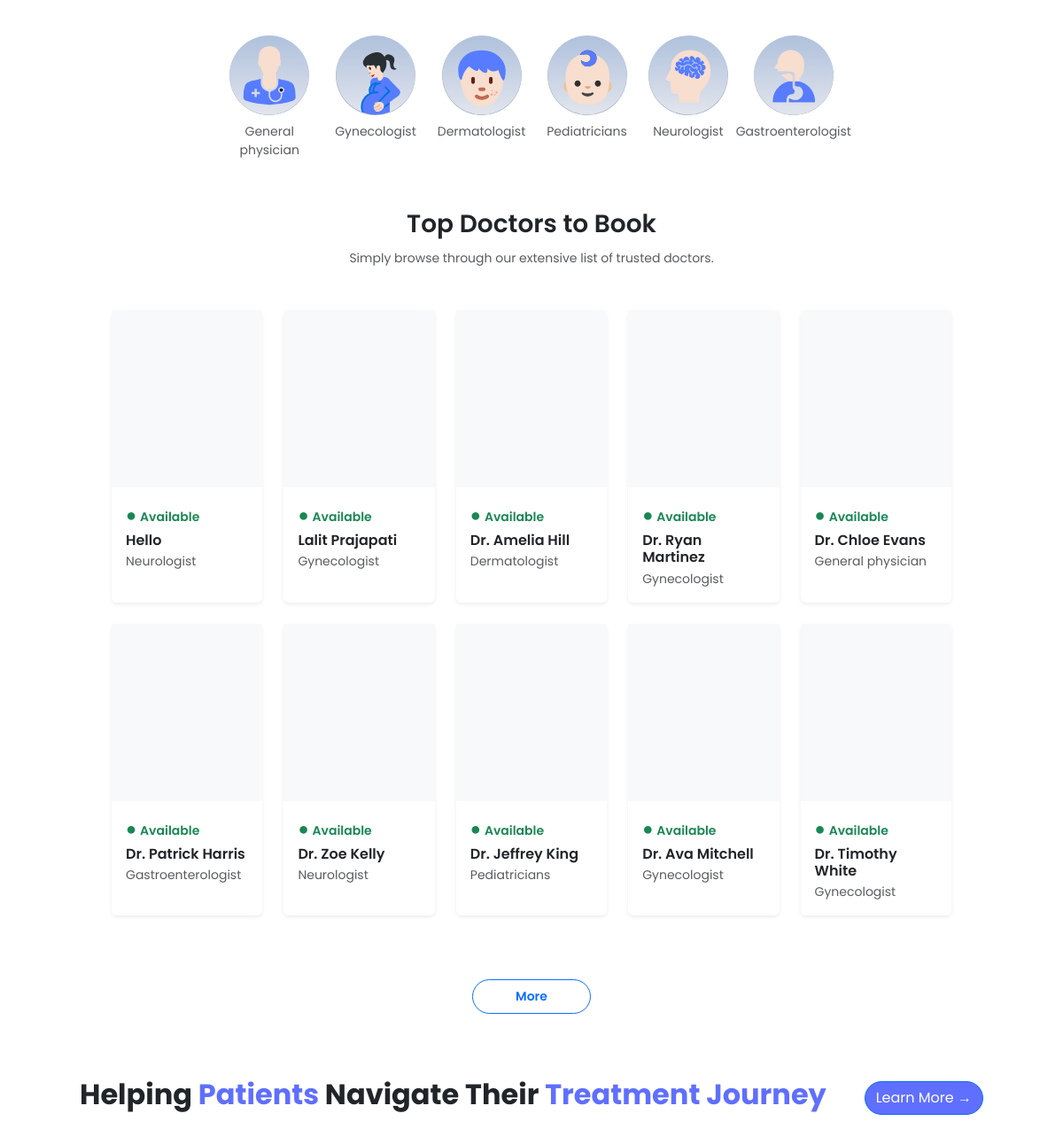
/ (middle part), run on an earlier commit of the app's database.
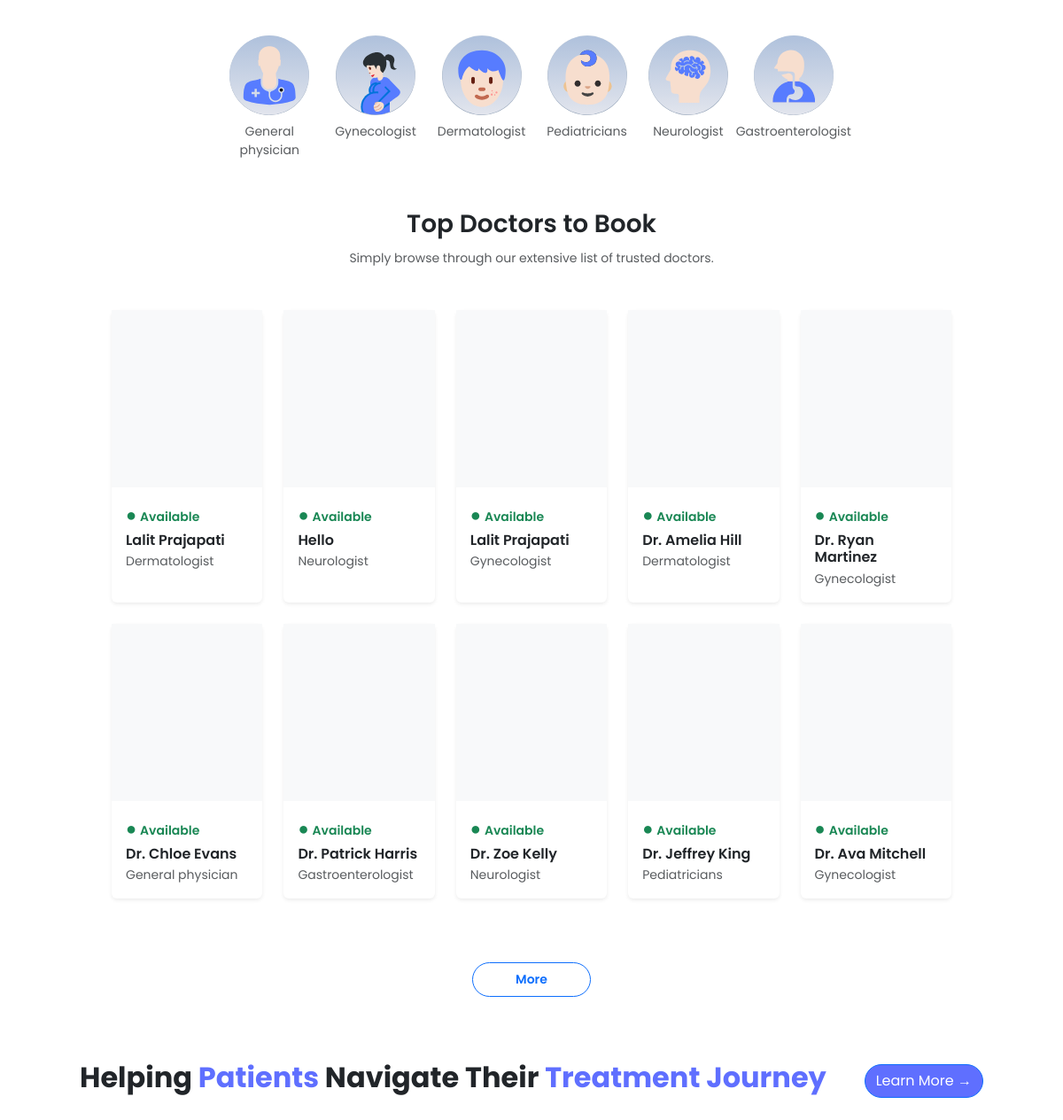
And on a later commit of the database.
### appointment/models.py (models this page shows, shortened)
class Doctor(models.Model):
    image = CloudinaryField('image', folder='doctor_image')
    name = models.CharField(max_length=100)
    email = models.EmailField()
    username = models.CharField(max_length=255, unique=True)
    password = models.CharField(max_length=100)
    experience = models.IntegerField()
    fees = models.FloatField()
    category = models.ForeignKey(Category, on_delete=models.CASCADE)
    degree = models.CharField(max_length=50)
    about = models.TextField()
    address = models.TextField()

class Category(models.Model):
    name = models.CharField(max_length=100)
    def __str__(self):
        return self.name

### appointment/views.py (the view)
# urls.py: path('', views.index, name='home'),
def index(request):
    doctors = Doctor.objects.all().order_by('-id')[:10]
    return render(request, 'index.html', {'doctors': doctors, })

### templates/index.html (shortened to what this page needs)
{% extends "layout.html" %}
{% load static %}
{% block contant %}
    <main class="container py-5 px-5">
        <section class="text-center mt-5">
            <div class="d-flex flex-wrap justify-content-center gap-4">
                <div class="d-flex flex-column align-items-center text-muted small card-hover-up"
                    style="max-width: 100px;"
                    data-aos="zoom-in" data-aos-delay="100">
                    <a href="{% url "doctor" 'General physician' %}">
                        <img src="{% static 'assets/assets_frontend/General_physician.svg' %}"
                            class="rounded-circle"
                            style="background: linear-gradient(to bottom, #cbd5e1, #94a3b8);"
                            width="90" height="90">
                    </a>
                    <span class="mt-2">General physician</span>
                </div>
                <div class="d-flex flex-column align-items-center text-muted small card-hover-up"
                    style="max-width: 100px;"
                    data-aos="zoom-in" data-aos-delay="200">
                    <a href="{% url "doctor" 'Gynecologist' %}">
                        <img src="{% static 'assets/assets_frontend/Gynecologist.svg' %}"
                            class="rounded-circle"
                            style="background: linear-gradient(to bottom, #cbd5e1, #94a3b8);"
                            width="90" height="90">
                    </a>
                    <span class="mt-2">Gynecologist</span>
                </div>
                <div class="d-flex flex-column align-items-center text-muted small card-hover-up"
                    style="max-width: 100px;"
                    data-aos="zoom-in" data-aos-delay="300">
                    <a href="{% url "doctor" 'Dermatologist' %}">
                        <img src="{% static 'assets/assets_frontend/Dermatologist.svg' %}"
                            class="rounded-circle"
                            style="background: linear-gradient(to bottom, #cbd5e1, #94a3b8);"
                            width="90" height="90">
                    </a>
                    <span class="mt-2">Dermatologist</span>
                </div>
                <div class="d-flex flex-column align-items-center text-muted small card-hover-up"
                    style="max-width: 100px;"
                    data-aos="zoom-in" data-aos-delay="400">
                    <a href="{% url "doctor" 'Pediatricians' %}">
                        <img src="{% static 'assets/assets_frontend/Pediatricians.svg' %}"
                            class="rounded-circle"
                            style="background: linear-gradient(to bottom, #cbd5e1, #94a3b8);"
                            width="90" height="90">
                    </a>
                    <span class="mt-2">Pediatricians</span>
                </div>
                <div class="d-flex flex-column align-items-center text-muted small card-hover-up"
                    style="max-width: 100px;"
                    data-aos="zoom-in" data-aos-delay="500">
                    <a href="{% url "doctor" 'Neurologist' %}">
                        <img src="{% static 'assets/assets_frontend/Neurologist.svg' %}"
                            class="rounded-circle"
                            style="background: linear-gradient(to bottom, #cbd5e1, #94a3b8);"
                            width="90" height="90">
                    </a>
                    <span class="mt-2">Neurologist</span>
                </div>
                <div class="d-flex flex-column align-items-center text-muted small card-hover-up"
                    style="max-width: 100px;"
                    data-aos="zoom-in" data-aos-delay="600">
                    <a href="{% url "doctor" 'Gastroenterologist' %}">
                        <img src="{% static 'assets/assets_frontend/Gastroenterologist.svg' %}"
                            class="rounded-circle"
                            style="background: linear-gradient(to bottom, #cbd5e1, #94a3b8);"
                            width="90" height="90">
                    </a>
                    <span class="mt-2">Gastroenterologist</span>
                </div>
            </div>
        </section>
        <section class="mt-5 px-5">
            <h3 class="text-center fw-semibold fs-3 py-2 mb-1" data-aos="fade-up">
                Top Doctors to Book
            </h3>
            <p class="text-center text-muted small mx-auto mb-5"
            data-aos="fade-up" data-aos-delay="200">
                Simply browse through our extensive list of trusted doctors.
            </p>
            <div class="row row-cols-2 row-cols-sm-5 g-4">
                {% for doctor in doctors %}
                <div class="col" data-aos="fade-up" data-aos-delay="{{ forloop.counter0|add:1 }}00">
                    <div class="card border-0 rounded shadow-sm h-100"
                        style="transition: all 0.3s ease;"
                        onmouseover="this.style.transform='translateY(-10px)'; this.style.boxShadow='0 15px 30px rgba(0,0,0,0.15)'"
                        onmouseout="this.style.transform='translateY(0px)'; this.style.boxShadow=''">
                        <div class="bg-light d-flex justify-content-center align-items-center overflow-hidden"
                            style="height: 200px;">
                        </div>
                        <div class="card-body pb-3 d-flex flex-column">
                            <p class="text-success small fw-semibold mb-1">
                                <span class="me-1 fs-5">●</span>Available
                            </p>
                            <h6 class="card-title fw-semibold mb-1">
                                {{ doctor.name }}
                            </h6>
                            <p class="text-muted small mb-0">
                                {{ doctor.category }}
                            </p>
                        </div>
                    </div>
                </div>
                {% endfor %}
            </div>
            <div class="text-center my-5" data-aos="zoom-in">
                <a href="{% url "doctor" 'all doctor' %}"
                class="btn btn-outline-primary fw-semibold rounded-pill btn-sm px-5 py-2 my-4">
                    More
                </a>
            </div>
        </section>
        <section class="container my-5">
            <div class="d-flex justify-content-between align-items-center mb-4 flex-wrap">
                <h2 class="fw-bold" data-aos="fade-right">
                    Helping <span style="color:rgb(95 111 255);">Patients</span> Navigate Their
                    <span style="color:rgb(95 111 255);">Treatment Journey</span>
                </h2>
                <a href="{% url "patient_programs" %}"
                class="btn btn-outline-primary rounded-pill"
                style="background:rgb(95 111 255); color:white;"
                data-aos="fade-left">
                    Learn More →
                </a>
            </div>
            <div class="row g-4">
            </div>
        </section>
  </main>
{% endblock contant %}

### templates/layout.html (shortened to what this page needs)
<html lang="en">
{% load static %}
<head>
  <link href="https://cdn.jsdelivr.net/npm/bootstrap@5.3.3/dist/css/bootstrap.min.css" rel="stylesheet" />
  <link href="https://cdnjs.cloudflare.com/ajax/libs/font-awesome/5.15.3/css/all.min.css" rel="stylesheet" />
  <link href="https://unpkg.com/aos@2.3.4/dist/aos.css" rel="stylesheet">
</head>
<body class="bg-white text-gray-900">
  {% block contant %}
  {% endblock %}
  </body>
</html>

### templates/layout.html (style rules this page uses)
body { font-family: "Poppins", sans-serif; }
.card-hover-up { transition: transform 0.3s ease; }

What changed in the data, as far as the page shows it:
no longer on this page (row unchanged): Doctor: name "Dr. Timothy White", category "Gynecologist"
added Doctor: name "Lalit Prajapati", category "Dermatologist"
